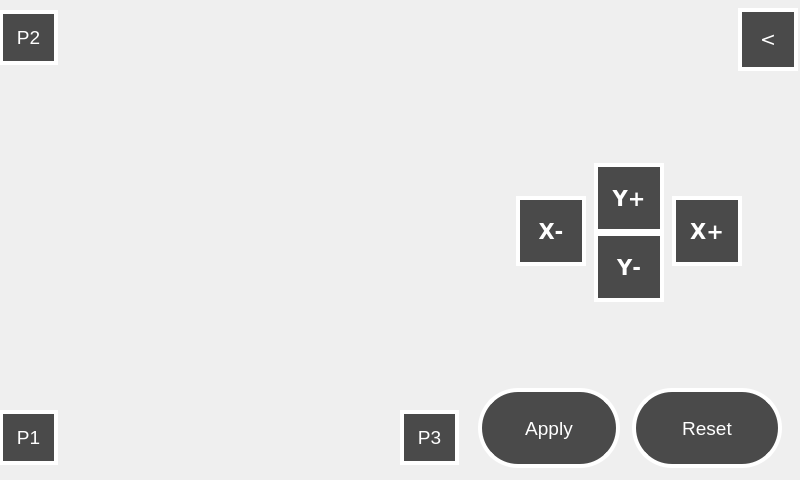
<?xml version="1.0" encoding="UTF-8"?>
<ui version="4.0">
 <class>Form</class>
 <widget class="QWidget" name="Form">
  <property name="geometry">
   <rect>
    <x>0</x>
    <y>0</y>
    <width>800</width>
    <height>480</height>
   </rect>
  </property>
  <property name="windowTitle">
   <string>Form</string>
  </property>
  <property name="styleSheet">
   <string notr="true">QToolButton {
border: 2px solid #eee;
border-top-left-radius:10px;
border-top-right-radius: 10px;
border-bottom-right-radius: 10px;
border-bottom-left-radius: 10px;
background: #cccccc;
}

QToolButton {
color: #fff;
border: 4px solid #fff;
border-radius: 40px;
background: rgb(74,74,74);
}

QToolButton:pressed {
border: 8px solid #fff;
background: rgb(154,154,154);
}

QToolButton:checked {
background: rgb(0, 255, 0);
color: rgb(0, 0, 0);
}

QToolButton:disabled {
border: 2px solid #ccc;
background: rgb(108,108,108);
}

QHmiButton {
color: #fff;
border: 2px solid #eee;
border-top-right-radius:10px;
border-bottom-right-radius: 10px;
border-top-left-radius:10px;
border-bottom-left-radius: 10px;
background: rgb(74,74,74);
}

QHmiButton:pressed {
background: rgb(154,154,154);
}

QHmiButton:disabled {
background: rgb(170, 170, 127);
}

QHmiButton:checked {
background: #d40000;
}

</string>
  </property>
  <property name="TopPage" stdset="0">
   <cstring></cstring>
  </property>
  <property name="Resizeable" stdset="0">
   <bool>false</bool>
  </property>
  <widget class="QHmiLinkPage" name="QHmiLinkPage">
   <property name="geometry">
    <rect>
     <x>738</x>
     <y>8</y>
     <width>60</width>
     <height>63</height>
    </rect>
   </property>
   <property name="minimumSize">
    <size>
     <width>60</width>
     <height>60</height>
    </size>
   </property>
   <property name="font">
    <font>
     <family>DejaVu Sans</family>
     <pointsize>14</pointsize>
     <weight>50</weight>
     <italic>false</italic>
     <bold>false</bold>
    </font>
   </property>
   <property name="text">
    <string>&lt;</string>
   </property>
   <property name="destinationPage">
    <cstring></cstring>
   </property>
   <property name="PasswordLevel" stdset="0">
    <number>0</number>
   </property>
   <property name="Hide" stdset="0">
    <bool>true</bool>
   </property>
   <property name="Align left" stdset="0">
    <bool>false</bool>
   </property>
  </widget>
  <widget class="QHmiCanvas" name="qHmiCanvas">
   <property name="geometry">
    <rect>
     <x>59</x>
     <y>10</y>
     <width>400</width>
     <height>400</height>
    </rect>
   </property>
   <property name="PasswordLevel" stdset="0">
    <number>0</number>
   </property>
   <property name="Hide" stdset="0">
    <bool>true</bool>
   </property>
  </widget>
  <widget class="QToolButton" name="toolButtonP1">
   <property name="geometry">
    <rect>
     <x>-1</x>
     <y>410</y>
     <width>59</width>
     <height>55</height>
    </rect>
   </property>
   <property name="font">
    <font>
     <pointsize>14</pointsize>
    </font>
   </property>
   <property name="text">
    <string>P1</string>
   </property>
   <property name="checkable">
    <bool>true</bool>
   </property>
   <property name="checked">
    <bool>false</bool>
   </property>
   <property name="PasswordLevel" stdset="0">
    <number>0</number>
   </property>
   <property name="Hide" stdset="0">
    <bool>true</bool>
   </property>
   <property name="Align left" stdset="0">
    <bool>false</bool>
   </property>
  </widget>
  <widget class="QToolButton" name="toolButtonP2">
   <property name="geometry">
    <rect>
     <x>-1</x>
     <y>10</y>
     <width>59</width>
     <height>55</height>
    </rect>
   </property>
   <property name="font">
    <font>
     <pointsize>14</pointsize>
    </font>
   </property>
   <property name="text">
    <string>P2</string>
   </property>
   <property name="checkable">
    <bool>true</bool>
   </property>
   <property name="checked">
    <bool>false</bool>
   </property>
   <property name="PasswordLevel" stdset="0">
    <number>0</number>
   </property>
   <property name="Hide" stdset="0">
    <bool>true</bool>
   </property>
   <property name="Align left" stdset="0">
    <bool>false</bool>
   </property>
  </widget>
  <widget class="QToolButton" name="toolButtonP3">
   <property name="geometry">
    <rect>
     <x>400</x>
     <y>410</y>
     <width>59</width>
     <height>55</height>
    </rect>
   </property>
   <property name="font">
    <font>
     <pointsize>14</pointsize>
    </font>
   </property>
   <property name="text">
    <string>P3</string>
   </property>
   <property name="checkable">
    <bool>true</bool>
   </property>
   <property name="checked">
    <bool>false</bool>
   </property>
   <property name="PasswordLevel" stdset="0">
    <number>0</number>
   </property>
   <property name="Hide" stdset="0">
    <bool>true</bool>
   </property>
   <property name="Align left" stdset="0">
    <bool>false</bool>
   </property>
  </widget>
  <widget class="QToolButton" name="toolButtonApply">
   <property name="geometry">
    <rect>
     <x>478</x>
     <y>388</y>
     <width>142</width>
     <height>80</height>
    </rect>
   </property>
   <property name="font">
    <font>
     <pointsize>14</pointsize>
    </font>
   </property>
   <property name="text">
    <string>Apply</string>
   </property>
   <property name="checkable">
    <bool>false</bool>
   </property>
   <property name="checked">
    <bool>false</bool>
   </property>
   <property name="PasswordLevel" stdset="0">
    <number>0</number>
   </property>
   <property name="Hide" stdset="0">
    <bool>true</bool>
   </property>
   <property name="Align left" stdset="0">
    <bool>false</bool>
   </property>
  </widget>
  <widget class="QToolButton" name="toolButtonReset">
   <property name="geometry">
    <rect>
     <x>632</x>
     <y>388</y>
     <width>150</width>
     <height>80</height>
    </rect>
   </property>
   <property name="font">
    <font>
     <pointsize>14</pointsize>
    </font>
   </property>
   <property name="text">
    <string>Reset</string>
   </property>
   <property name="checkable">
    <bool>false</bool>
   </property>
   <property name="checked">
    <bool>false</bool>
   </property>
   <property name="PasswordLevel" stdset="0">
    <number>0</number>
   </property>
   <property name="Hide" stdset="0">
    <bool>true</bool>
   </property>
   <property name="Align left" stdset="0">
    <bool>false</bool>
   </property>
  </widget>
  <widget class="QHmiButton" name="QHmiButton_6">
   <property name="geometry">
    <rect>
     <x>594</x>
     <y>232</y>
     <width>70</width>
     <height>70</height>
    </rect>
   </property>
   <property name="sizePolicy">
    <sizepolicy hsizetype="Fixed" vsizetype="Fixed">
     <horstretch>0</horstretch>
     <verstretch>0</verstretch>
    </sizepolicy>
   </property>
   <property name="minimumSize">
    <size>
     <width>0</width>
     <height>0</height>
    </size>
   </property>
   <property name="font">
    <font>
     <family>DejaVu Sans</family>
     <pointsize>16</pointsize>
     <weight>75</weight>
     <italic>false</italic>
     <bold>true</bold>
     <kerning>false</kerning>
    </font>
   </property>
   <property name="styleSheet">
    <string notr="true"/>
   </property>
   <property name="text">
    <string>Y-</string>
   </property>
   <property name="iconSize">
    <size>
     <width>48</width>
     <height>48</height>
    </size>
   </property>
   <property name="checkable">
    <bool>true</bool>
   </property>
   <property name="fieldName">
    <cstring>CONF1__G_AXIS_MANAGER_Y.BT_IHM_JOGFW</cstring>
   </property>
   <property name="buttonAction">
    <enum>QHmiButton::SetReset</enum>
   </property>
   <property name="reset_when_unfocus" stdset="0">
    <bool>true</bool>
   </property>
   <property name="PasswordLevel" stdset="0">
    <number>0</number>
   </property>
   <property name="Hide" stdset="0">
    <bool>true</bool>
   </property>
   <property name="Align left" stdset="0">
    <bool>false</bool>
   </property>
  </widget>
  <widget class="QHmiButton" name="QHmiButton_5">
   <property name="geometry">
    <rect>
     <x>594</x>
     <y>163</y>
     <width>70</width>
     <height>70</height>
    </rect>
   </property>
   <property name="sizePolicy">
    <sizepolicy hsizetype="Fixed" vsizetype="Fixed">
     <horstretch>0</horstretch>
     <verstretch>0</verstretch>
    </sizepolicy>
   </property>
   <property name="minimumSize">
    <size>
     <width>0</width>
     <height>0</height>
    </size>
   </property>
   <property name="font">
    <font>
     <family>DejaVu Sans</family>
     <pointsize>16</pointsize>
     <weight>75</weight>
     <italic>false</italic>
     <bold>true</bold>
     <kerning>false</kerning>
    </font>
   </property>
   <property name="styleSheet">
    <string notr="true"/>
   </property>
   <property name="text">
    <string>Y+</string>
   </property>
   <property name="iconSize">
    <size>
     <width>48</width>
     <height>48</height>
    </size>
   </property>
   <property name="checkable">
    <bool>true</bool>
   </property>
   <property name="fieldName">
    <cstring>CONF1__G_AXIS_MANAGER_Y.BT_IHM_JOGBV</cstring>
   </property>
   <property name="buttonAction">
    <enum>QHmiButton::SetReset</enum>
   </property>
   <property name="reset_when_unfocus" stdset="0">
    <bool>true</bool>
   </property>
   <property name="PasswordLevel" stdset="0">
    <number>0</number>
   </property>
   <property name="Hide" stdset="0">
    <bool>true</bool>
   </property>
   <property name="Align left" stdset="0">
    <bool>false</bool>
   </property>
  </widget>
  <widget class="QHmiButton" name="QHmiButton_7">
   <property name="geometry">
    <rect>
     <x>516</x>
     <y>196</y>
     <width>70</width>
     <height>70</height>
    </rect>
   </property>
   <property name="sizePolicy">
    <sizepolicy hsizetype="Fixed" vsizetype="Fixed">
     <horstretch>0</horstretch>
     <verstretch>0</verstretch>
    </sizepolicy>
   </property>
   <property name="minimumSize">
    <size>
     <width>0</width>
     <height>0</height>
    </size>
   </property>
   <property name="font">
    <font>
     <family>DejaVu Sans</family>
     <pointsize>16</pointsize>
     <weight>75</weight>
     <italic>false</italic>
     <bold>true</bold>
     <kerning>false</kerning>
    </font>
   </property>
   <property name="styleSheet">
    <string notr="true"/>
   </property>
   <property name="text">
    <string>X-</string>
   </property>
   <property name="iconSize">
    <size>
     <width>48</width>
     <height>48</height>
    </size>
   </property>
   <property name="checkable">
    <bool>true</bool>
   </property>
   <property name="fieldName">
    <cstring>CONF1__G_AXIS_MANAGER_X.BT_IHM_JOGFW</cstring>
   </property>
   <property name="buttonAction">
    <enum>QHmiButton::SetReset</enum>
   </property>
   <property name="reset_when_unfocus" stdset="0">
    <bool>true</bool>
   </property>
   <property name="PasswordLevel" stdset="0">
    <number>0</number>
   </property>
   <property name="Hide" stdset="0">
    <bool>true</bool>
   </property>
   <property name="Align left" stdset="0">
    <bool>false</bool>
   </property>
  </widget>
  <widget class="QHmiButton" name="QHmiButton_8">
   <property name="geometry">
    <rect>
     <x>672</x>
     <y>196</y>
     <width>70</width>
     <height>70</height>
    </rect>
   </property>
   <property name="sizePolicy">
    <sizepolicy hsizetype="Fixed" vsizetype="Fixed">
     <horstretch>0</horstretch>
     <verstretch>0</verstretch>
    </sizepolicy>
   </property>
   <property name="minimumSize">
    <size>
     <width>0</width>
     <height>0</height>
    </size>
   </property>
   <property name="font">
    <font>
     <family>DejaVu Sans</family>
     <pointsize>16</pointsize>
     <weight>75</weight>
     <italic>false</italic>
     <bold>true</bold>
     <kerning>false</kerning>
    </font>
   </property>
   <property name="styleSheet">
    <string notr="true"/>
   </property>
   <property name="text">
    <string>X+</string>
   </property>
   <property name="iconSize">
    <size>
     <width>48</width>
     <height>48</height>
    </size>
   </property>
   <property name="checkable">
    <bool>true</bool>
   </property>
   <property name="fieldName">
    <cstring>CONF1__G_AXIS_MANAGER_X.BT_IHM_JOGBV</cstring>
   </property>
   <property name="buttonAction">
    <enum>QHmiButton::SetReset</enum>
   </property>
   <property name="reset_when_unfocus" stdset="0">
    <bool>true</bool>
   </property>
   <property name="PasswordLevel" stdset="0">
    <number>0</number>
   </property>
   <property name="Hide" stdset="0">
    <bool>true</bool>
   </property>
   <property name="Align left" stdset="0">
    <bool>false</bool>
   </property>
  </widget>
 </widget>
 <customwidgets>
  <customwidget>
   <class>QHmiLinkPage</class>
   <extends>QToolButton</extends>
   <header>QHmiLinkPage.h</header>
  </customwidget>
  <customwidget>
   <class>QHmiButton</class>
   <extends>QToolButton</extends>
   <header>qhmibutton.h</header>
  </customwidget>
  <customwidget>
   <class>QHmiCanvas</class>
   <extends>QFrame</extends>
   <header>qhmicanvas.h</header>
  </customwidget>
 </customwidgets>
 <resources/>
 <connections/>
</ui>
